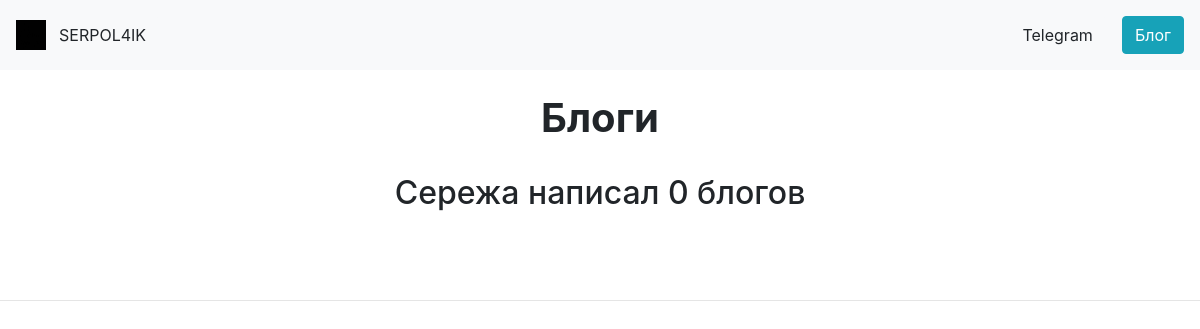
Page /blog/ on the earlier database version.
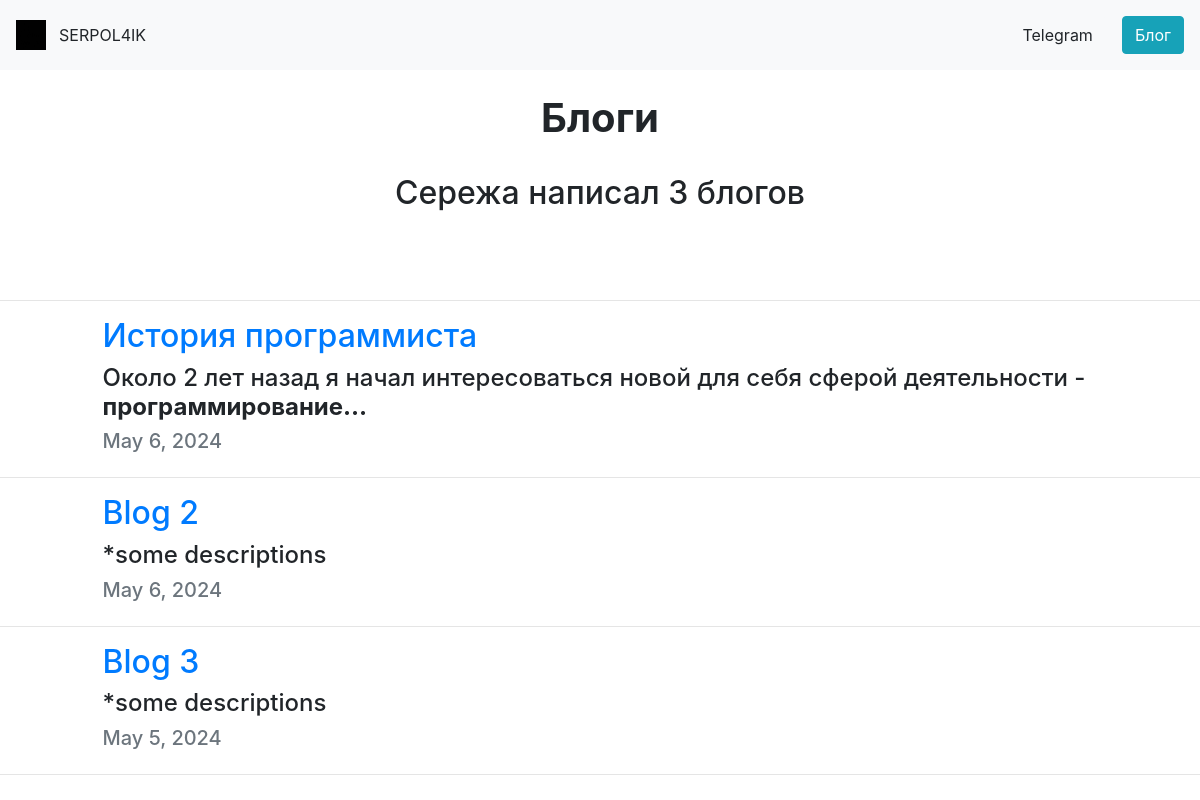
Same page on the later database version.
### blog/models.py (models this page shows, shortened)
class Blog(models.Model):
    title = models.CharField(max_length=250)
    description = models.TextField()
    url = models.URLField(blank=True)
    date = models.DateField()

### blog/views.py (the view)
# urls.py: path('', views.last_blogs, name='last_blogs'),
def last_blogs(request):
    blogs_count = Blog.objects.count
    blogs = Blog.objects.order_by("-date")[:3]
    return render(request, 'blog/last_blogs.html', {'blogs':blogs})

### blog/templates/blog/last_blogs.html (shortened to what this page needs)
{% extends 'portfolio/base.html' %}
{% block content %}
<h1 id="blogtitle" class="font-weight-bold text-center">Блоги</h1>
<h2 class="text-center mb-5">Сережа написал {{ blogs.count }} блогов</h2>
<hr>
{% for blog in blogs %}
<div class="row justify-content-center my-3">
  <div class="col-md-10">
    <a href="{% url 'detail' blog.id %}">
      <h2>{{ blog.title }}</h2>
    </a>
    <h4>{{ blog.description|safe|truncatechars:98 }}</h4>
    <h5 class="text-muted">{{ blog.date }}</h5>
  </div>
</div>
<hr>
{% endfor %}
{% endblock %}

Differences in the rows shown:
added Blog: title "История программиста", description "Около 2 лет назад я начал интересоваться новой для себя сферой деятельности - программирование…", date "May 6, 2024"
added Blog: title "Blog 2", description "*some descriptions", date "May 6, 2024"
added Blog: title "Blog 3", description "*some descriptions", date "May 5, 2024"
Other differences:
{{ blogs.count }}: "0" → "3"
